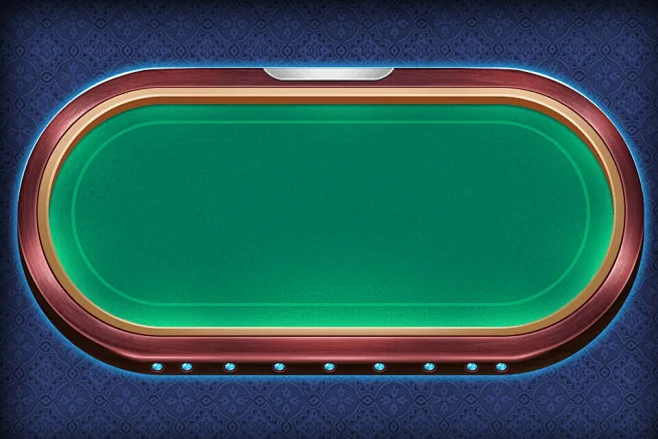
#> input picture pic/table/table.jpg, 658 x 439 px
$ python ui.py
#> lines starting #> are read from the running program, lines starting #| are printed output that depends on the picture
# client/ui.py
# 客户端用户界面

import tkinter as tk
from turtle import update
from PIL import Image, ImageTk
import os

class PokerClientUI:
    def __init__(self, root, client):
        self.root = root
        self.root.title("德州扑克")
        self.root.geometry("800x600")

        # 保存客户端对象，用于后续的交互
        self.client = client

        # 获取当前文件的目录路径
        self.base_path = os.path.dirname(os.path.abspath(__file__))

        # 加载背景图片
        self.load_background(os.path.join(self.base_path, "../pic/table/table.jpg"))

        # 初始化界面布局
        self.setup_layout()

        # 添加显示座位编号和身份的标签
        self.seat_info_label = tk.Label(self.root, text="", font=("Helvetica", 10), bg="lightgray")
        self.seat_info_label.place(relx=0.85, rely=0.05, anchor="ne")

        # 初始化手牌显示区域和公共牌显示区域
        self.card_images = []
        self.community_card_images = []  # 存储公共牌图片标签
        # 初始化玩家操作区域
        self.setup_action_panel()

        # 添加历史行动记录区域
        self.history_display = tk.Text(self.root, height=10, width=10, bg="white", state="disabled", font=("Helvetica", 10))
        self.history_display.place(relx=0.05, rely=0.85, anchor="sw")

    def load_background(self, image_path):
        """加载并显示背景图片"""
#> called with image_path = 'client/../pic/table/table.jpg'
        image = Image.open(image_path)
#> image is the input picture: PIL image 658x439 RGB; mean R, G, B 42.6, 89.2, 87.3
        image = image.resize((800, 600), Image.LANCZOS)
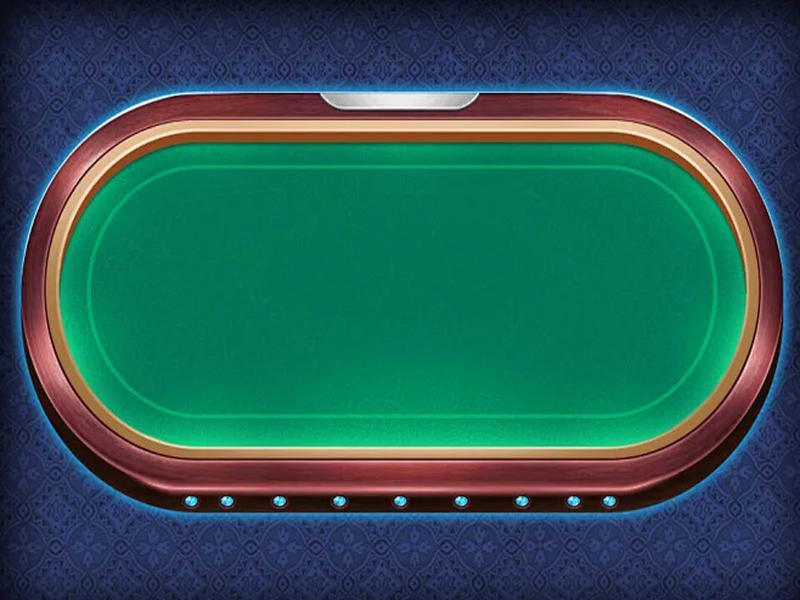
#> image: PIL image 800x600 RGB; mean R, G, B 42.6, 89.2, 87.3
        self.background_image = ImageTk.PhotoImage(image)

        background_label = tk.Label(self.root, image=self.background_image)
        background_label.place(x=0, y=0, relwidth=1, relheight=1)

    # [10 lines left out: function add_action_to_history, not called in this run]

    def setup_layout(self):
        """设置布局和各个区域"""

        # 顶部区域：用于显示昵称、IP 输入和连接按钮
        self.top_frame = tk.Frame(self.root, bg="white")
        self.top_frame.pack(side=tk.TOP, pady=10)

        # 昵称输入框和标签
        self.nickname_label = tk.Label(self.top_frame, text="请输入昵称：", bg="white", font=("Helvetica", 12))
        self.nickname_label.pack(side=tk.LEFT, padx=5)

        self.nickname_entry = tk.Entry(self.top_frame, font=("Helvetica", 12))
        self.nickname_entry.pack(side=tk.LEFT, padx=5)

        # IP 输入框和标签
        self.ip_label = tk.Label(self.top_frame, text="请输入服务器的 IP 地址：", bg="white", font=("Helvetica", 12))
        self.ip_label.pack(side=tk.LEFT, padx=5)

        self.ip_entry = tk.Entry(self.top_frame, font=("Helvetica", 12))
        self.ip_entry.pack(side=tk.LEFT, padx=5)

        # 连接按钮
        self.connect_button = tk.Button(self.top_frame, text="连接服务器", command=self.connect_to_server, font=("Helvetica", 12))
        self.connect_button.pack(side=tk.LEFT, padx=5)

        # 底部区域：用于显示准备按钮
        self.bottom_frame = tk.Frame(self.root, bg="white")
        self.bottom_frame.pack(side=tk.BOTTOM, pady=10)

        # 右下角区域：用于显示消息
        self.message_display = tk.Text(self.root, height=8, width=30, bg="lightgray", state="disabled", font=("Helvetica", 10))
        self.message_display.place(relx=0.85, rely=0.85, anchor="se")


    def setup_action_panel(self):
        """设置左侧的操作面板"""
        self.action_panel = tk.Frame(self.root, bg="lightgray", width=100)
        self.action_panel.pack(side=tk.LEFT, fill=tk.Y, padx=10, pady=10)

        # Call 按钮
        self.call_button = tk.Button(self.action_panel, text="Call", command=self.call_action)
        self.call_button.pack(pady=5, fill=tk.X)

        # Raise 按钮和输入框
        self.raise_frame = tk.Frame(self.action_panel, bg="lightgray")
        self.raise_frame.pack(pady=5, fill=tk.X)

        self.raise_label = tk.Label(self.raise_frame, text="Raise")
        self.raise_label.pack(side=tk.LEFT)

        self.raise_entry = tk.Entry(self.raise_frame, width=5)
        self.raise_entry.pack(side=tk.LEFT, padx=5)

        self.raise_button = tk.Button(self.raise_frame, text="Raise", command=self.raise_action)
        self.raise_button.pack(side=tk.LEFT)

        # Bet 按钮和输入框
        self.bet_frame = tk.Frame(self.action_panel, bg="lightgray")
        self.bet_frame.pack(pady=5, fill=tk.X)

        self.bet_label = tk.Label(self.bet_frame, text="Bet")
        self.bet_label.pack(side=tk.LEFT)

        self.bet_entry = tk.Entry(self.bet_frame, width=5)
        self.bet_entry.pack(side=tk.LEFT, padx=5)

        self.bet_button = tk.Button(self.bet_frame, text="Bet", command=self.bet_action)
        self.bet_button.pack(side=tk.LEFT)

        # All-in 按钮
        self.allin_button = tk.Button(self.action_panel, text="All-in", command=self.allin_action)
        self.allin_button.pack(pady=5, fill=tk.X)

        # Fold 按钮
        self.fold_button = tk.Button(self.action_panel, text="Fold", command=self.fold_action)
        self.fold_button.pack(pady=5, fill=tk.X)

        # Check 按钮
        self.check_button = tk.Button(self.action_panel, text="Check", command=self.check_action)
        self.check_button.pack(pady=5, fill=tk.X)

    # [58 lines left out: functions clear_connection_ui, show_ready_prompt, connect_to_server, display_seat_info, display_community_cards, not called in this run]

    def call_action(self):
        """执行 Call 操作"""
        self.client.send_action("call")

    # [9 lines left out: functions raise_action, bet_action, not called in this run]

    def allin_action(self):
        """执行 All-in 操作"""
        self.client.send_action("allin")

    def fold_action(self):
        """执行 Fold 操作"""
        self.client.send_action("fold")

    def check_action(self):
        """执行 Check 操作"""
        self.client.send_action("check")

    # [71 lines left out: functions display_message, display_hand, clear_community_cards, display_turn_notification, clear_turn_notification, update_pot_display and 2 more, not called in this run]

if __name__ == "__main__":
    root = tk.Tk()
    ui = PokerClientUI(root,None)
